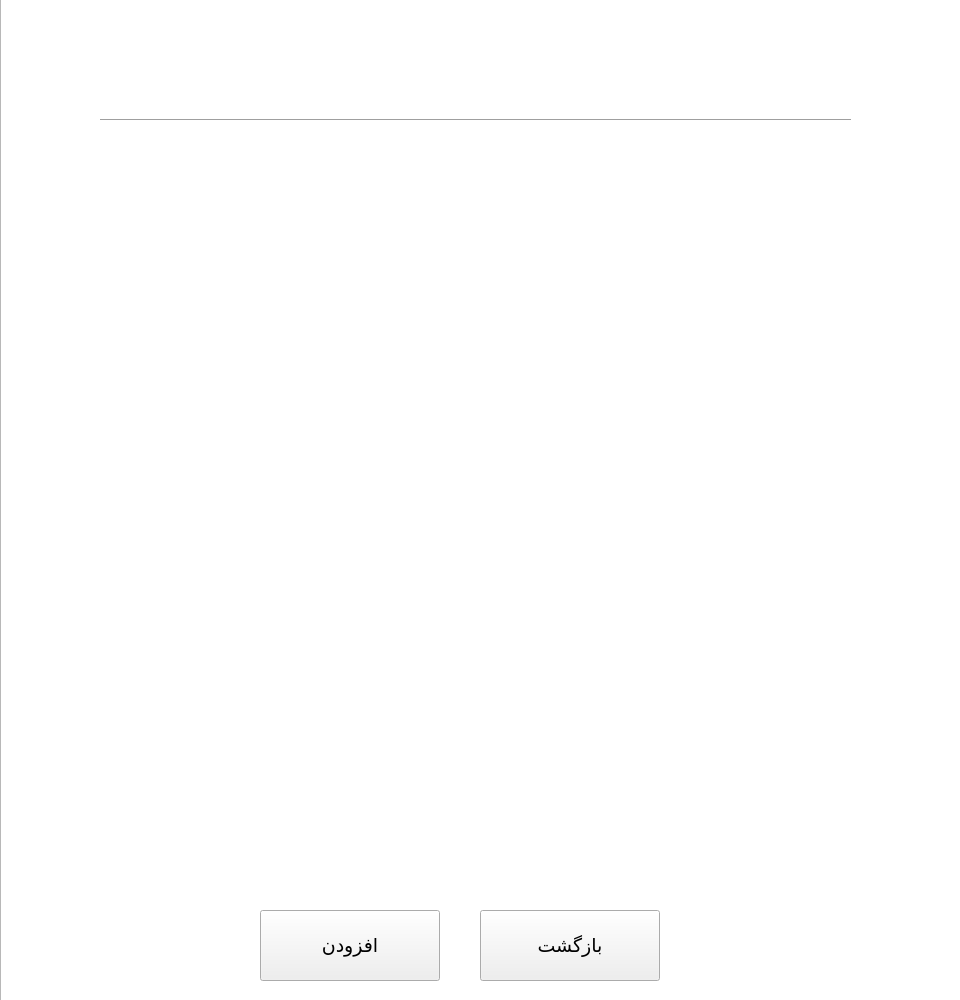
<?xml version="1.0" encoding="UTF-8"?>
<ui version="4.0">
 <class>addProduct</class>
 <widget class="QWidget" name="addProduct">
  <property name="geometry">
   <rect>
    <x>0</x>
    <y>0</y>
    <width>960</width>
    <height>1000</height>
   </rect>
  </property>
  <property name="windowTitle">
   <string>Form</string>
  </property>
  <widget class="QGraphicsView" name="imageView">
   <property name="geometry">
    <rect>
     <x>0</x>
     <y>-10</y>
     <width>971</width>
     <height>1200</height>
    </rect>
   </property>
   <property name="font">
    <font>
     <family>Yekan Bakh</family>
    </font>
   </property>
   <property name="styleSheet">
    <string notr="true">background-image: url(:/images/background);</string>
   </property>
  </widget>
  <widget class="Line" name="line">
   <property name="geometry">
    <rect>
     <x>100</x>
     <y>110</y>
     <width>751</width>
     <height>20</height>
    </rect>
   </property>
   <property name="sizePolicy">
    <sizepolicy hsizetype="Maximum" vsizetype="Fixed">
     <horstretch>0</horstretch>
     <verstretch>0</verstretch>
    </sizepolicy>
   </property>
   <property name="orientation">
    <enum>Qt::Horizontal</enum>
   </property>
  </widget>
  <widget class="QLabel" name="label">
   <property name="geometry">
    <rect>
     <x>320</x>
     <y>30</y>
     <width>301</width>
     <height>81</height>
    </rect>
   </property>
   <property name="sizePolicy">
    <sizepolicy hsizetype="Maximum" vsizetype="Maximum">
     <horstretch>0</horstretch>
     <verstretch>0</verstretch>
    </sizepolicy>
   </property>
   <property name="minimumSize">
    <size>
     <width>301</width>
     <height>0</height>
    </size>
   </property>
   <property name="maximumSize">
    <size>
     <width>301</width>
     <height>16777215</height>
    </size>
   </property>
   <property name="font">
    <font>
     <family>Yekan Bakh</family>
     <pointsize>24</pointsize>
    </font>
   </property>
   <property name="layoutDirection">
    <enum>Qt::RightToLeft</enum>
   </property>
   <property name="styleSheet">
    <string notr="true">color:white;</string>
   </property>
   <property name="text">
    <string>افزودن محصول</string>
   </property>
   <property name="alignment">
    <set>Qt::AlignCenter</set>
   </property>
  </widget>
  <widget class="QLabel" name="label_5">
   <property name="geometry">
    <rect>
     <x>670</x>
     <y>480</y>
     <width>151</width>
     <height>71</height>
    </rect>
   </property>
   <property name="font">
    <font>
     <family>Yekan Bakh</family>
     <pointsize>12</pointsize>
    </font>
   </property>
   <property name="layoutDirection">
    <enum>Qt::RightToLeft</enum>
   </property>
   <property name="styleSheet">
    <string notr="true">color:white;</string>
   </property>
   <property name="text">
    <string>قیمت</string>
   </property>
   <property name="alignment">
    <set>Qt::AlignCenter</set>
   </property>
  </widget>
  <widget class="QLabel" name="label_3">
   <property name="geometry">
    <rect>
     <x>670</x>
     <y>240</y>
     <width>151</width>
     <height>71</height>
    </rect>
   </property>
   <property name="font">
    <font>
     <family>Yekan Bakh</family>
     <pointsize>12</pointsize>
    </font>
   </property>
   <property name="layoutDirection">
    <enum>Qt::RightToLeft</enum>
   </property>
   <property name="styleSheet">
    <string notr="true">color:white;</string>
   </property>
   <property name="text">
    <string>برند</string>
   </property>
   <property name="alignment">
    <set>Qt::AlignCenter</set>
   </property>
  </widget>
  <widget class="QLineEdit" name="brandInput">
   <property name="geometry">
    <rect>
     <x>260</x>
     <y>240</y>
     <width>400</width>
     <height>70</height>
    </rect>
   </property>
   <property name="font">
    <font>
     <pointsize>12</pointsize>
    </font>
   </property>
   <property name="frame">
    <bool>false</bool>
   </property>
   <property name="echoMode">
    <enum>QLineEdit::Normal</enum>
   </property>
   <property name="alignment">
    <set>Qt::AlignCenter</set>
   </property>
  </widget>
  <widget class="QLineEdit" name="categoryInput">
   <property name="geometry">
    <rect>
     <x>260</x>
     <y>320</y>
     <width>400</width>
     <height>70</height>
    </rect>
   </property>
   <property name="font">
    <font>
     <pointsize>12</pointsize>
    </font>
   </property>
   <property name="frame">
    <bool>false</bool>
   </property>
   <property name="echoMode">
    <enum>QLineEdit::Normal</enum>
   </property>
   <property name="alignment">
    <set>Qt::AlignCenter</set>
   </property>
  </widget>
  <widget class="QLabel" name="label_6">
   <property name="geometry">
    <rect>
     <x>670</x>
     <y>320</y>
     <width>151</width>
     <height>71</height>
    </rect>
   </property>
   <property name="font">
    <font>
     <family>Yekan Bakh</family>
     <pointsize>12</pointsize>
    </font>
   </property>
   <property name="layoutDirection">
    <enum>Qt::RightToLeft</enum>
   </property>
   <property name="styleSheet">
    <string notr="true">color:white;</string>
   </property>
   <property name="text">
    <string>دسته بندی</string>
   </property>
   <property name="alignment">
    <set>Qt::AlignCenter</set>
   </property>
  </widget>
  <widget class="QLabel" name="label_2">
   <property name="geometry">
    <rect>
     <x>670</x>
     <y>160</y>
     <width>151</width>
     <height>71</height>
    </rect>
   </property>
   <property name="font">
    <font>
     <family>Yekan Bakh</family>
     <pointsize>12</pointsize>
    </font>
   </property>
   <property name="layoutDirection">
    <enum>Qt::RightToLeft</enum>
   </property>
   <property name="styleSheet">
    <string notr="true">color:white;</string>
   </property>
   <property name="text">
    <string>نام محصول</string>
   </property>
   <property name="alignment">
    <set>Qt::AlignCenter</set>
   </property>
  </widget>
  <widget class="QLineEdit" name="nameInput">
   <property name="geometry">
    <rect>
     <x>260</x>
     <y>160</y>
     <width>400</width>
     <height>70</height>
    </rect>
   </property>
   <property name="font">
    <font>
     <pointsize>12</pointsize>
    </font>
   </property>
   <property name="acceptDrops">
    <bool>false</bool>
   </property>
   <property name="frame">
    <bool>false</bool>
   </property>
   <property name="alignment">
    <set>Qt::AlignCenter</set>
   </property>
  </widget>
  <widget class="QLabel" name="label_4">
   <property name="geometry">
    <rect>
     <x>670</x>
     <y>400</y>
     <width>151</width>
     <height>71</height>
    </rect>
   </property>
   <property name="font">
    <font>
     <family>Yekan Bakh</family>
     <pointsize>12</pointsize>
    </font>
   </property>
   <property name="layoutDirection">
    <enum>Qt::RightToLeft</enum>
   </property>
   <property name="styleSheet">
    <string notr="true">color:white;</string>
   </property>
   <property name="text">
    <string>تعداد</string>
   </property>
   <property name="alignment">
    <set>Qt::AlignCenter</set>
   </property>
  </widget>
  <widget class="QLineEdit" name="priceInput">
   <property name="geometry">
    <rect>
     <x>260</x>
     <y>480</y>
     <width>400</width>
     <height>70</height>
    </rect>
   </property>
   <property name="font">
    <font>
     <pointsize>12</pointsize>
    </font>
   </property>
   <property name="frame">
    <bool>false</bool>
   </property>
   <property name="echoMode">
    <enum>QLineEdit::Normal</enum>
   </property>
   <property name="alignment">
    <set>Qt::AlignCenter</set>
   </property>
  </widget>
  <widget class="QLineEdit" name="countInput">
   <property name="geometry">
    <rect>
     <x>260</x>
     <y>400</y>
     <width>400</width>
     <height>70</height>
    </rect>
   </property>
   <property name="font">
    <font>
     <pointsize>12</pointsize>
    </font>
   </property>
   <property name="frame">
    <bool>false</bool>
   </property>
   <property name="echoMode">
    <enum>QLineEdit::Normal</enum>
   </property>
   <property name="alignment">
    <set>Qt::AlignCenter</set>
   </property>
  </widget>
  <widget class="QLineEdit" name="sizeInput">
   <property name="geometry">
    <rect>
     <x>260</x>
     <y>560</y>
     <width>400</width>
     <height>70</height>
    </rect>
   </property>
   <property name="font">
    <font>
     <pointsize>12</pointsize>
    </font>
   </property>
   <property name="frame">
    <bool>false</bool>
   </property>
   <property name="echoMode">
    <enum>QLineEdit::Normal</enum>
   </property>
   <property name="alignment">
    <set>Qt::AlignCenter</set>
   </property>
  </widget>
  <widget class="QLabel" name="label_7">
   <property name="geometry">
    <rect>
     <x>670</x>
     <y>560</y>
     <width>151</width>
     <height>71</height>
    </rect>
   </property>
   <property name="font">
    <font>
     <family>Yekan Bakh</family>
     <pointsize>12</pointsize>
    </font>
   </property>
   <property name="layoutDirection">
    <enum>Qt::RightToLeft</enum>
   </property>
   <property name="styleSheet">
    <string notr="true">color:white;</string>
   </property>
   <property name="text">
    <string>اندازه</string>
   </property>
   <property name="alignment">
    <set>Qt::AlignCenter</set>
   </property>
  </widget>
  <widget class="QLineEdit" name="weightInput">
   <property name="geometry">
    <rect>
     <x>260</x>
     <y>640</y>
     <width>400</width>
     <height>70</height>
    </rect>
   </property>
   <property name="font">
    <font>
     <pointsize>12</pointsize>
    </font>
   </property>
   <property name="frame">
    <bool>false</bool>
   </property>
   <property name="echoMode">
    <enum>QLineEdit::Normal</enum>
   </property>
   <property name="alignment">
    <set>Qt::AlignCenter</set>
   </property>
  </widget>
  <widget class="QLabel" name="label_8">
   <property name="geometry">
    <rect>
     <x>670</x>
     <y>640</y>
     <width>151</width>
     <height>71</height>
    </rect>
   </property>
   <property name="font">
    <font>
     <family>Yekan Bakh</family>
     <pointsize>12</pointsize>
    </font>
   </property>
   <property name="layoutDirection">
    <enum>Qt::RightToLeft</enum>
   </property>
   <property name="styleSheet">
    <string notr="true">color:white;</string>
   </property>
   <property name="text">
    <string>وزن</string>
   </property>
   <property name="alignment">
    <set>Qt::AlignCenter</set>
   </property>
  </widget>
  <widget class="QLineEdit" name="optionsInput">
   <property name="geometry">
    <rect>
     <x>260</x>
     <y>720</y>
     <width>400</width>
     <height>161</height>
    </rect>
   </property>
   <property name="font">
    <font>
     <pointsize>12</pointsize>
    </font>
   </property>
   <property name="frame">
    <bool>false</bool>
   </property>
   <property name="echoMode">
    <enum>QLineEdit::Normal</enum>
   </property>
   <property name="alignment">
    <set>Qt::AlignCenter</set>
   </property>
  </widget>
  <widget class="QLabel" name="label_9">
   <property name="geometry">
    <rect>
     <x>670</x>
     <y>720</y>
     <width>151</width>
     <height>71</height>
    </rect>
   </property>
   <property name="font">
    <font>
     <family>Yekan Bakh</family>
     <pointsize>12</pointsize>
    </font>
   </property>
   <property name="layoutDirection">
    <enum>Qt::RightToLeft</enum>
   </property>
   <property name="styleSheet">
    <string notr="true">color:white;</string>
   </property>
   <property name="text">
    <string>ویژگی ها</string>
   </property>
   <property name="alignment">
    <set>Qt::AlignCenter</set>
   </property>
  </widget>
  <widget class="QPushButton" name="addBtn">
   <property name="geometry">
    <rect>
     <x>260</x>
     <y>910</y>
     <width>180</width>
     <height>71</height>
    </rect>
   </property>
   <property name="font">
    <font>
     <family>Yekan Bakh</family>
     <pointsize>14</pointsize>
    </font>
   </property>
   <property name="cursor">
    <cursorShape>PointingHandCursor</cursorShape>
   </property>
   <property name="layoutDirection">
    <enum>Qt::RightToLeft</enum>
   </property>
   <property name="styleSheet">
    <string notr="true">background-color:&quot;green&quot;;
color:&quot;white&quot;;</string>
   </property>
   <property name="text">
    <string>افزودن</string>
   </property>
  </widget>
  <widget class="QPushButton" name="backBtn">
   <property name="geometry">
    <rect>
     <x>480</x>
     <y>910</y>
     <width>180</width>
     <height>71</height>
    </rect>
   </property>
   <property name="font">
    <font>
     <family>Yekan Bakh</family>
     <pointsize>14</pointsize>
    </font>
   </property>
   <property name="cursor">
    <cursorShape>PointingHandCursor</cursorShape>
   </property>
   <property name="layoutDirection">
    <enum>Qt::RightToLeft</enum>
   </property>
   <property name="styleSheet">
    <string notr="true">background-color:&quot;gray&quot;;
color:&quot;white&quot;;</string>
   </property>
   <property name="text">
    <string>بازگشت</string>
   </property>
  </widget>
 </widget>
 <resources/>
 <connections/>
</ui>
